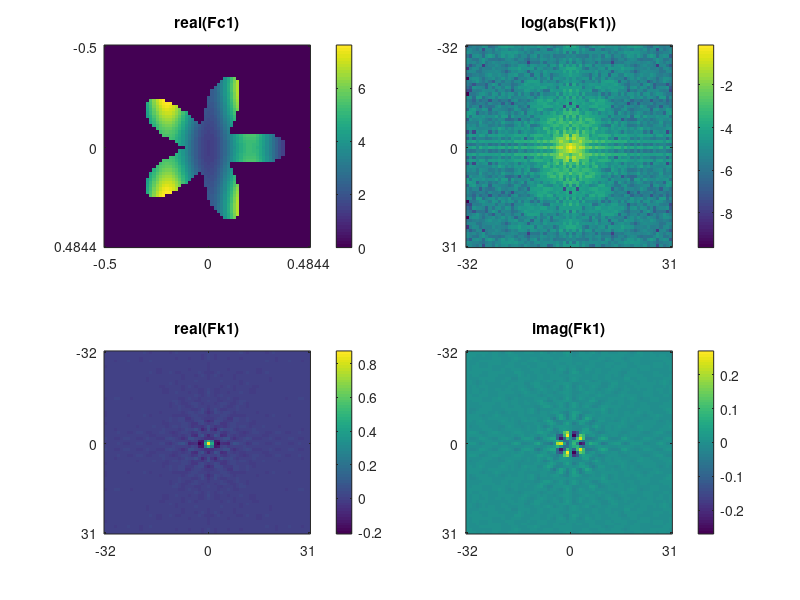

Recreate this plot in MATLAB.
function test_F_4();
% test 2d-fourier transform, centering real-space at origin ; 

ng = 64; cmax = 1;
xg = linspace(0,cmax,ng+1); xg = xg(1:end-1); dx = mean(diff(xg));
kg = (0:ng-1)/cmax; dk = mean(diff(kg));
[Xc,Yc] = meshgrid(xg,xg); Xc(:,ng/2+1:end) = Xc(:,ng/2+1:end)-cmax; Yc(ng/2+1:end,:) = Yc(ng/2+1:end,:)-cmax;
Rc = sqrt(Xc.^2 + Yc.^2); Wc = atan2(Yc,Xc);
sx=0.1;mx=0.3-1*0.5;sy=0.2;my=0.2-1*0.5;tmp_a = 1/(2*pi*cmax*sx*cmax*sy)*exp(-(Xc - cmax*mx).^2/2/(cmax*sx).^2).*exp(-(Yc - cmax*my).^2/2/(cmax*sy).^2);
sx=0.1;mx=0.7-1*0.5;sy=0.2;my=0.2-1*0.5;tmp_b = 1/(2*pi*cmax*sx*cmax*sy)*exp(-(Xc - cmax*mx).^2/2/(cmax*sx).^2).*exp(-(Yc - cmax*my).^2/2/(cmax*sy).^2);
sx=0.1;mx=0.7-1*0.5;sy=0.2;my=0.8-1*0.5;tmp_c = 1/(2*pi*cmax*sx*cmax*sy)*exp(-(Xc - cmax*mx).^2/2/(cmax*sx).^2).*exp(-(Yc - cmax*my).^2/2/(cmax*sy).^2);
sx=0.1;mx=0.3-1*0.5;sy=0.2;my=0.8-1*0.5;tmp_d = 1/(2*pi*cmax*sx*cmax*sy)*exp(-(Xc - cmax*mx).^2/2/(cmax*sx).^2).*exp(-(Yc - cmax*my).^2/2/(cmax*sy).^2);
tmp_crop = Rc<0.25*(1 + 0.5*cos(5*Wc));
Fc1 = tmp_crop.*(tmp_a+tmp_b+tmp_c+tmp_d);
Lc1 = sum(abs(Fc1(:)).^2)*dx*dx;
Fk1 = fft2(Fc1) * dx*dx;
Lk1 = sum(abs(Fk1(:)).^2)*dk*dk;
disp(sprintf(' %% Lc1 %f Lk1 %f',Lc1,Lk1));
figure;
subplot(2,2,1);imagesc(recenter(real(Fc1)));title('real(Fc1)'); colorbar; 
set(gca,'XTick',[1,ng/2+1,ng],'XTickLabel',[xg(1),xg(end/2+1),xg(end)]-cmax/2);set(gca,'YTick',[1,ng/2+1,ng],'YTickLabel',[xg(1),xg(end/2+1),xg(end)]-cmax/2);
%subplot(2,2,2);imagesc(recenter(imag(Fc1)));title('imag(Fc1)'); colorbar;
%set(gca,'XTick',[1,ng/2+1,ng],'XTickLabel',[xg(1),xg(end/2+1),xg(end)]-cmax/2);set(gca,'YTick',[1,ng/2+1,ng],'YTickLabel',[xg(1),xg(end/2+1),xg(end)]-cmax/2);
subplot(2,2,2);imagesc(recenter(log(abs(Fk1))));title('log(abs(Fk1))'); colorbar;
set(gca,'XTick',[1,ng/2+1,ng],'XTickLabel',[kg(1),kg(end/2+1),kg(end)]-ng/2);set(gca,'YTick',[1,ng/2+1,ng],'YTickLabel',[kg(1),kg(end/2+1),kg(end)]-ng/2);
subplot(2,2,3);imagesc(recenter(real(Fk1)));title('real(Fk1)'); colorbar;
set(gca,'XTick',[1,ng/2+1,ng],'XTickLabel',[kg(1),kg(end/2+1),kg(end)]-ng/2);set(gca,'YTick',[1,ng/2+1,ng],'YTickLabel',[kg(1),kg(end/2+1),kg(end)]-ng/2);
subplot(2,2,4);imagesc(recenter(imag(Fk1)));title('imag(Fk1)'); colorbar;
set(gca,'XTick',[1,ng/2+1,ng],'XTickLabel',[kg(1),kg(end/2+1),kg(end)]-ng/2);set(gca,'YTick',[1,ng/2+1,ng],'YTickLabel',[kg(1),kg(end/2+1),kg(end)]-ng/2);

%%%%%%%%%%%%%%%%%%%%%%%%%%%%%%%%
function output = recenter(input);
[nrows,ncols] = size(input);
new_rows = [floor(nrows/2)+1:nrows , 1:floor(nrows/2)];
new_cols = [floor(ncols/2)+1:ncols , 1:floor(ncols/2)];
output = input(new_rows,new_cols);
